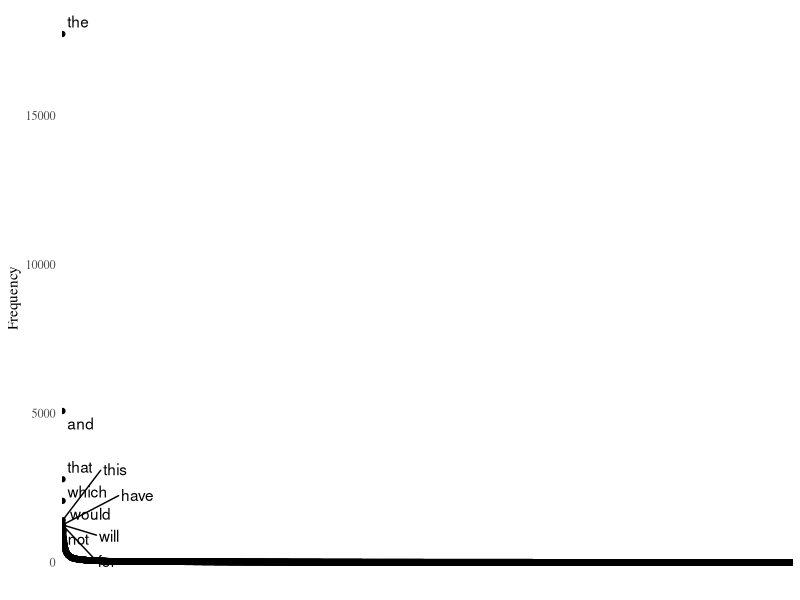
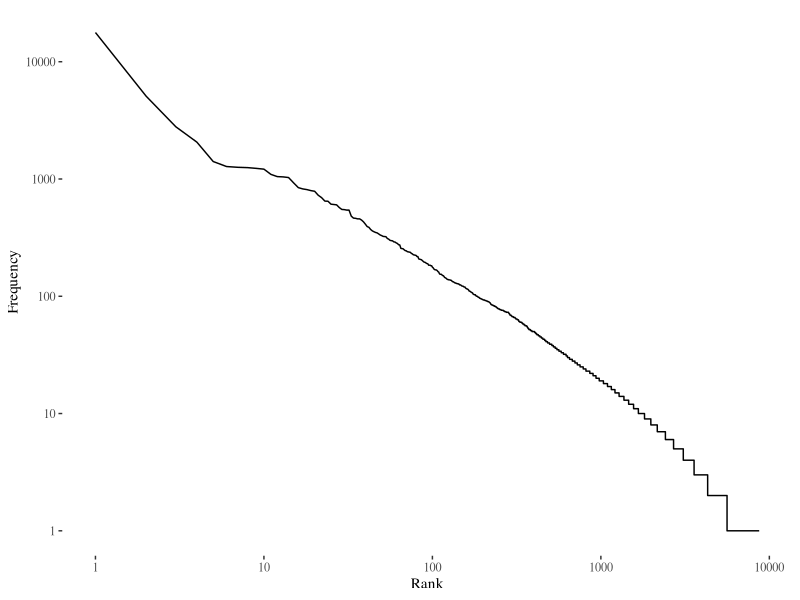
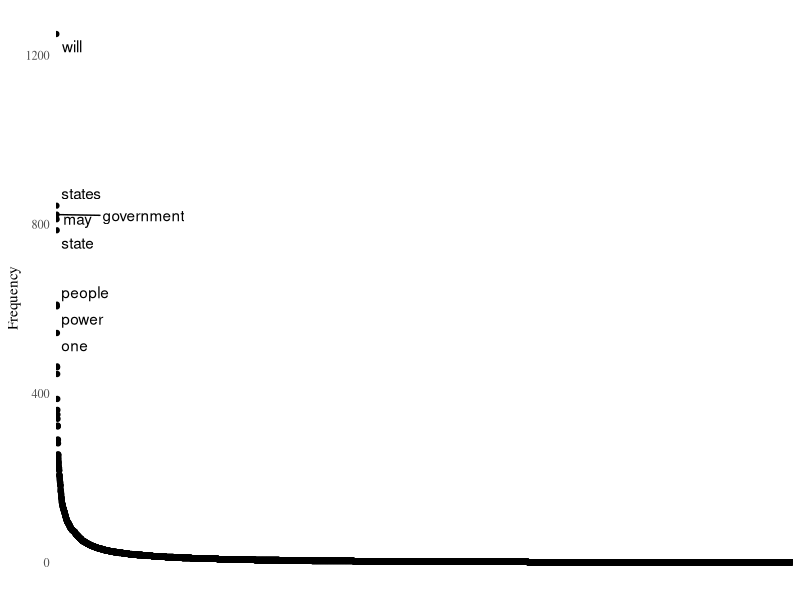
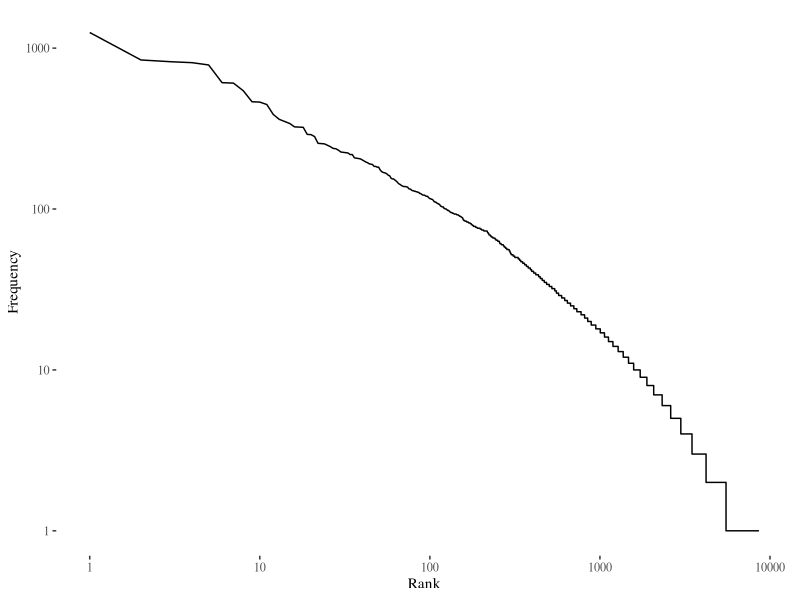
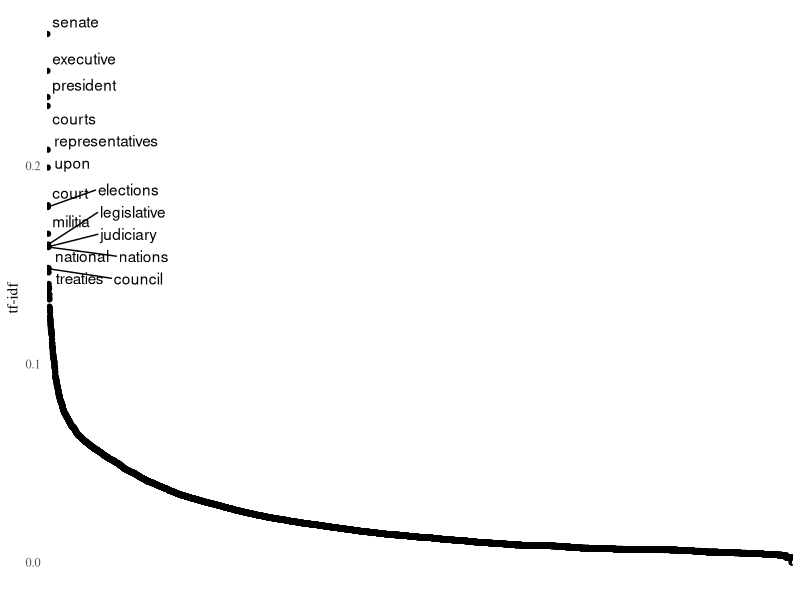
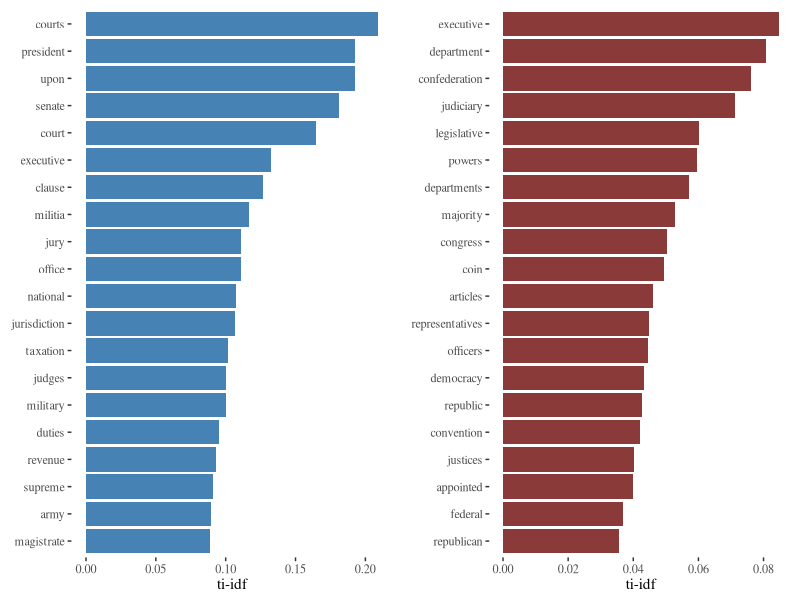
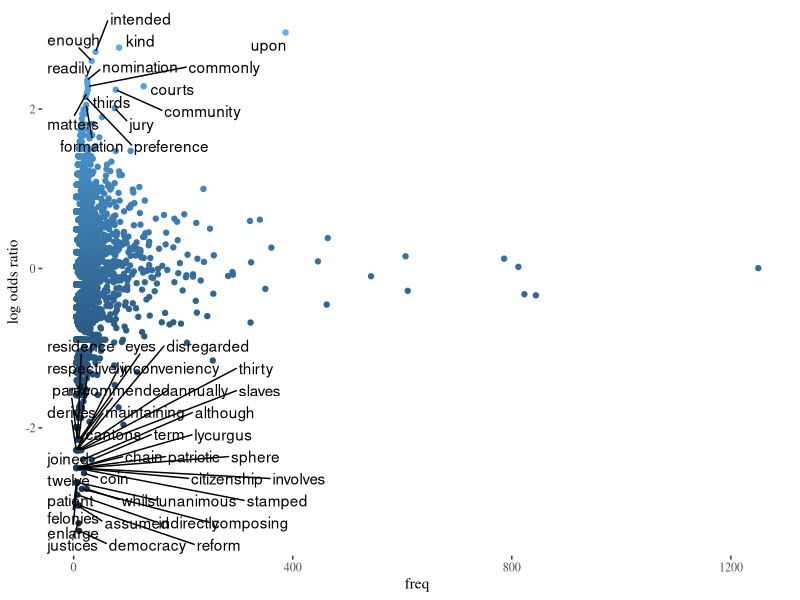
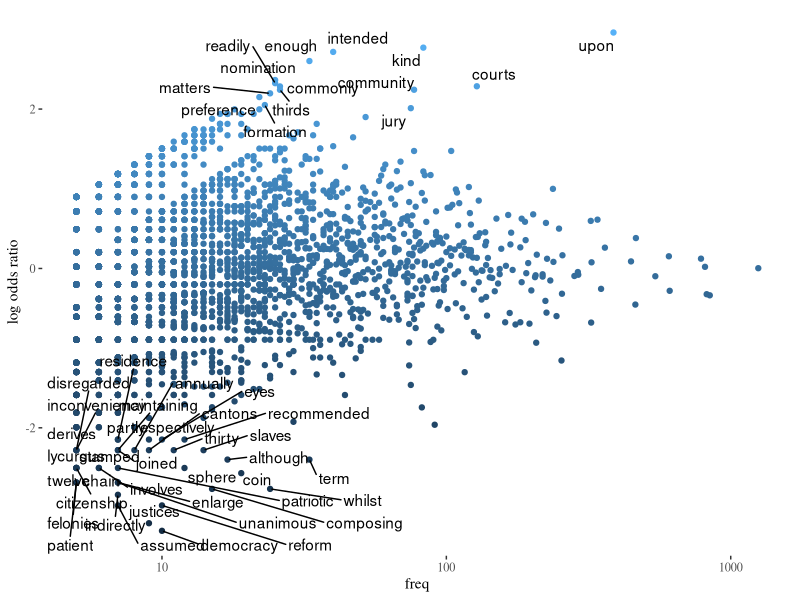

R code for these plots, in order:
## ---- chunk 1
library(tm)
library(tidyverse)
library(ggthemes)
library(ggrepel)
## ---- chunk 2
getwd()
setwd("~/Desktop/teaching/CEU_text_analysis_25/meeting_3/") # this is an example, paste your path here
## ---- chunk 3

federalist <- read_csv("federalist.csv")

## ---- chunk 4

clean_federalist <- federalist %>%
  mutate(                           # the mutate() function is part of dplyr package / allows to change stuff within the dataframe easily
    text   = str_to_lower(text),                # turn all letters to lowercase
    text   = str_replace_all(text, "\n", " "),  # replace '/n' carriage return symbols
    text   = str_remove_all(text, "[:punct:]"), # remove all punctuation
    man    = str_count(text, "\\Wman "),        # Basic regex (more about it later in the course. '\\W' part means at the begging of the word) and count those up
    by     = str_count(text, "\\Wby "),         # same
    upon   = str_count(text, "\\Wupon ")        # same
  ) %>%
  rowwise() %>%                                 # make future functions work rowwise
  mutate(
    length = length(str_split(text, " ")[[1]])  # calculate the length of the text (in words)
  )

## ---- chunk 5
dtm_federalist <- DocumentTermMatrix(clean_federalist$text,
                                     control = list(removePunctuation = TRUE,
                                         stopwords = FALSE))

dtm_federalist <- dtm_federalist %>% as.matrix()

dim(dtm_federalist)

most_frequent <- dtm_federalist %>% colSums()


most_frequent_df <- most_frequent %>% as.list() %>% as_tibble() %>%
  pivot_longer(everything())

most_frequent_df %>% arrange(desc(value))

most_frequent_df %>% arrange(desc(value)) %>% print(n = 20)


## ---- chunk 6

most_frequent_df %>%
  mutate(label = ifelse(value > 1200, name, NA)) %>%
  ggplot() +
  geom_point(aes(reorder(name, -value),  value)) +
  geom_text_repel(aes(reorder(name, -value),  value, label = label),
                  max.overlaps = 20) +
  theme_tufte() +
  ylab("Frequency") +
  theme(
    axis.text.x = element_blank(),
    axis.title.x = element_blank(),
    axis.ticks = element_blank()
  )

## ---- chunk 7


most_frequent_df %>%
  arrange(desc(value)) %>%
  mutate(rank = 1:nrow(.)) %>%
  ggplot(aes(rank, value)) +
  geom_line() +
  ylab("Frequency") +
  xlab("Rank") +
  scale_x_log10() +
  scale_y_log10() +
  theme_tufte()

## ---- chunk 8
dtm_federalist <- DocumentTermMatrix(clean_federalist$text,
                                     control = list(removePunctuation = TRUE,
                                         stopwords = TRUE))

dtm_federalist <- dtm_federalist %>% as.matrix()

dim(dtm_federalist)

most_frequent <- dtm_federalist %>% colSums()

most_frequent_df <- most_frequent %>% as.list() %>% as_tibble() %>%
  pivot_longer(everything())

most_frequent_df %>% arrange(desc(value))
## ---- chunk 9
most_frequent_df %>%
  mutate(label = ifelse(value > 500, name, NA)) %>%
  ggplot() +
  geom_point(aes(reorder(name, -value),  value)) +
  geom_text_repel(aes(reorder(name, -value),  value, label = label),
                  max.overlaps = 20) +
  theme_tufte() +
  ylab("Frequency") +
  theme(
    axis.text.x = element_blank(),
    axis.title.x = element_blank(),
    axis.ticks = element_blank()

  )

## ---- chunk 10

most_frequent_df %>%
  arrange(desc(value)) %>%
  mutate(rank = 1:nrow(.)) %>%
  ggplot(aes(rank, value)) +
  geom_line() +
  ylab("Frequency") +
  xlab("Rank") +
  scale_x_log10() +
  scale_y_log10() +
  theme_tufte()
## ---- chunk 11
dtm_federalist <- DocumentTermMatrix(clean_federalist$text,
                                     control = list(removePunctuation = TRUE,
                                         stopwords = TRUE))

dtm_federalist_tfidf <- weightTfIdf(dtm_federalist)


dtm_federalist_tfidf <- dtm_federalist_tfidf %>% as.matrix()

dim(dtm_federalist_tfidf)

most_frequent <- dtm_federalist_tfidf %>% colSums()

most_frequent_df <- most_frequent %>% as.list() %>% as_tibble() %>%
  pivot_longer(everything())

most_frequent_df %>% arrange(desc(value))
## ---- chunk 12
most_frequent_df %>%
  mutate(label = ifelse(value > .107, name, NA)) %>%
  ggplot() +
  geom_point(aes(reorder(name, -value),  value)) +
  geom_text_repel(aes(reorder(name, -value),  value, label = label),
                  max.overlaps = 20) +
  theme_tufte() +
  ylab("tf-idf") +
  theme(
    axis.text.x = element_blank(),
    axis.title.x = element_blank(),
    axis.ticks = element_blank()

  )

## ---- chunk 13

dtm_federalist <- DocumentTermMatrix(clean_federalist$text,
                                     control = list(removePunctuation = TRUE,
                                         stopwords = TRUE))

dtm_federalist_tfidf <- weightTfIdf(dtm_federalist)

hamilton_ids <- which(clean_federalist$author == "HAMILTON")
madison_ids <- which(clean_federalist$author == "MADISON")

most_frequent_hamilton <- dtm_federalist_tfidf[hamilton_ids, ] %>%
  as.matrix() %>% colSums()
most_frequent_madison <- dtm_federalist_tfidf[madison_ids, ] %>%
  as.matrix() %>% colSums()



most_frequent_df_hamilton <- most_frequent_hamilton %>%
  as.list() %>%
  as_tibble() %>%
  pivot_longer(everything()) %>% 
  mutate(author = "HAMILTON")


most_frequent_df_madison <- most_frequent_madison %>%
  as.list() %>%
  as_tibble() %>%
  pivot_longer(everything()) %>% 
  mutate(author = "MADISON")

most_frequent_df <- bind_rows(most_frequent_df_hamilton,
                              most_frequent_df_madison)

hamilton_plot <- most_frequent_df %>%
  filter(author == "HAMILTON") %>%
  top_n(20, value) %>%
  ggplot() +
  geom_bar(aes(reorder(name, value), value),
           stat = "identity",
           fill = "steelblue") +
  coord_flip() +
  ylab("ti-idf") +
  theme_tufte() +
  theme(axis.title.y = element_blank())

madison_plot <- most_frequent_df %>%
  filter(author == "MADISON") %>%
  top_n(20, value) %>%
  ggplot() +
  geom_bar(aes(reorder(name, value), value),
           stat = "identity",
           fill = "indianred4") +
  coord_flip() +
  ylab("ti-idf") +
  theme_tufte() +
  theme(axis.title.y = element_blank())


cowplot::plot_grid(hamilton_plot, madison_plot,
                   ncol = 2)


## ---- chunk 14

# Original DTM
dtm_federalist <- DocumentTermMatrix(clean_federalist$text,
  control = list(removePunctuation = TRUE,
                 stopwords = TRUE)
)

# Identify HAMILTON and MADISON docs
hamilton_ids <- which(clean_federalist$author == "HAMILTON")
madison_ids  <- which(clean_federalist$author == "MADISON")

# Convert the entire DTM to a matrix for easy column sums
dtm_mat <- as.matrix(dtm_federalist)
word_counts <- colSums(dtm_mat)

# 1) Filter out extremely rare words
#    e.g., words that appear fewer than 5 times overall
rare_threshold <- 5
keep_words <- names(word_counts)[word_counts >= rare_threshold]

dtm_federalist <- dtm_federalist[ , keep_words]
dtm_mat        <- dtm_mat[ , keep_words]  # re-assign the filtered matrix

# Recompute word counts after filtering
word_counts <- colSums(dtm_mat)


dtm_federalist  <- dtm_federalist  %>% as.matrix()

dtm_hamilton <- dtm_federalist[hamilton_ids, ] %>%
  colSums()

dtm_madison <- dtm_federalist[madison_ids, ] %>%
  colSums()

# Laplace smoothing with +1
freq_ham <- (dtm_hamilton + 1) / sum(dtm_hamilton + 1)
freq_mad <- (dtm_madison  + 1) / sum(dtm_madison  + 1)

# Log-odds function
log_odds <- function(p) log(p / (1 - p))

log_odds_ham <- log_odds(freq_ham)
log_odds_mad <- log_odds(freq_mad)

log_odds_ratio <- log_odds_ham - log_odds_mad  # difference in log-odds

log_odds_ratio <- enframe(log_odds_ratio, name = "word", value = "log_odds_diff")

# Bring in overall frequency of each word
general_frequency <- enframe(word_counts, name = "word", value = "freq")

log_odds_ratio <- log_odds_ratio %>%
  left_join(general_frequency, by = "word")


## ---- chunk 15
log_odds_ratio <- log_odds_ham - log_odds_mad


log_odds_ratio <- log_odds_ratio %>%
  as.list() %>%
  as_tibble() %>%
  pivot_longer(everything())

### Add word frequency ###

general_frequency <- dtm_federalist %>% as.matrix() %>% colSums() %>%
  as.list() %>%
  as_tibble() %>%
  pivot_longer(everything()) %>%
  mutate(freq = value) %>%
  select(-value)

log_odds_ratio <- log_odds_ratio %>%
  left_join(general_frequency)


log_odds_ratio %>%
  mutate(label = ifelse(value > 2 | value < -2, name, NA)) %>%
  ggplot() +
  geom_point(aes(freq, value, color = value)) +
  geom_text_repel(aes(freq, value, label = label),
                  max.overlaps = 50) +
  ylab("log odds ratio") +
  theme_tufte() +
  theme(legend.position = "none")


log_odds_ratio %>%
  mutate(label = ifelse(value > 2 | value < -2, name, NA)) %>%
  ggplot() +
  geom_point(aes(freq, value, color = value)) +
  geom_text_repel(aes(freq, value, label = label),
                  max.overlaps = 50) +
  ylab("log odds ratio") +
  scale_x_log10() +  # often helpful to log-scale the frequency axis
  theme_tufte() +
  theme(legend.position = "none")


hamilton_plot <- log_odds_ratio %>%
  top_n(20, value) %>%
  ggplot() +
  geom_bar(aes(reorder(name, value), value),
           stat = "identity",
           fill = "steelblue") +
  coord_flip() +
  ylab("log odds ratio") +
  theme_tufte() +
  theme(axis.title.y = element_blank())

madison_plot <- log_odds_ratio %>%
  top_n(20, -value) %>%
  ggplot() +
  geom_bar(aes(reorder(name, -value), value),
           stat = "identity",
           fill = "indianred4") +
  coord_flip() +
  ylab("log odds ratio") +
  theme_tufte() +
  theme(axis.title.y = element_blank())


cowplot::plot_grid(madison_plot, hamilton_plot,
                   ncol = 2)

## ---- chunk 16


dtm_hamilton <- dtm_federalist[hamilton_ids, ] %>%
  colSums()

dtm_madison <- dtm_federalist[madison_ids, ] %>%
  colSums()

# Laplace smoothing with +1
freq_ham <- (dtm_hamilton + 1) / sum(dtm_hamilton + 1)
freq_mad <- (dtm_madison  + 1) / sum(dtm_madison  + 1)

# Log-odds function
log_odds <- function(p) log(p / (1 - p))

log_odds_ham <- log_odds(freq_ham)
log_odds_mad <- log_odds(freq_mad)

log_odds_ratio <- log_odds_ham - log_odds_mad  # difference in log-odds

log_odds_ratio <- enframe(log_odds_ratio, name = "word", value = "log_odds_diff")

# Bring in overall frequency of each word
general_frequency <- enframe(word_counts, name = "word", value = "freq")




fightin_words_log_odds <- function(c1, c2, alpha = 0.01) {
  # c1, c2: named integer vectors of word counts for group 1 and group 2
  # alpha : Dirichlet prior hyperparameter
  
  # Make sure c1, c2 have same names (same vocab)
  stopifnot(all(names(c1) == names(c2)))
  
  V <- length(c1)
  
  n1 <- sum(c1)
  n2 <- sum(c2)
  
  # Posterior proportions for group 1 and group 2
  p1 <- (c1 + alpha) / (n1 + alpha * V)
  p2 <- (c2 + alpha) / (n2 + alpha * V)
  
  # log-odds
  log_odds_1 <- log(p1 / (1 - p1))
  log_odds_2 <- log(p2 / (1 - p2))
  
  d <- log_odds_1 - log_odds_2  # difference
  
  # Approx variance
  var_d <- 1 / (c1 + alpha) + 1 / (n1 - c1 + alpha * (V - 1)) +
           1 / (c2 + alpha) + 1 / (n2 - c2 + alpha * (V - 1))
  
  z <- d / sqrt(var_d)  # z-score
  
  tibble(
    word          = names(c1),
    log_odds_diff = d,
    z             = z
  )
}

# Example usage:
alpha_val <- 0.01  # small prior
res_fightin <- fightin_words_log_odds(
  c1 = dtm_hamilton,
  c2 = dtm_madison,
  alpha = alpha_val
)

# Merge in overall frequency
res_fightin <- res_fightin %>%
  left_join(general_frequency, by = "word")

# Now we can highlight words with large absolute z-scores or large log-odds
res_fightin %>%
  mutate(label = ifelse(abs(z) > 3, word, NA)) %>%
  ggplot(aes(freq, log_odds_diff, color = z)) +
  geom_point() +
  geom_text_repel(aes(label = label), max.overlaps = 50) +
  scale_x_log10() +
  ylab("Fightin' Words Difference in Log-Odds") +
  ggtitle(paste("Dirichlet prior =", alpha_val)) +
  theme_tufte() +
  theme(legend.position = "right")
